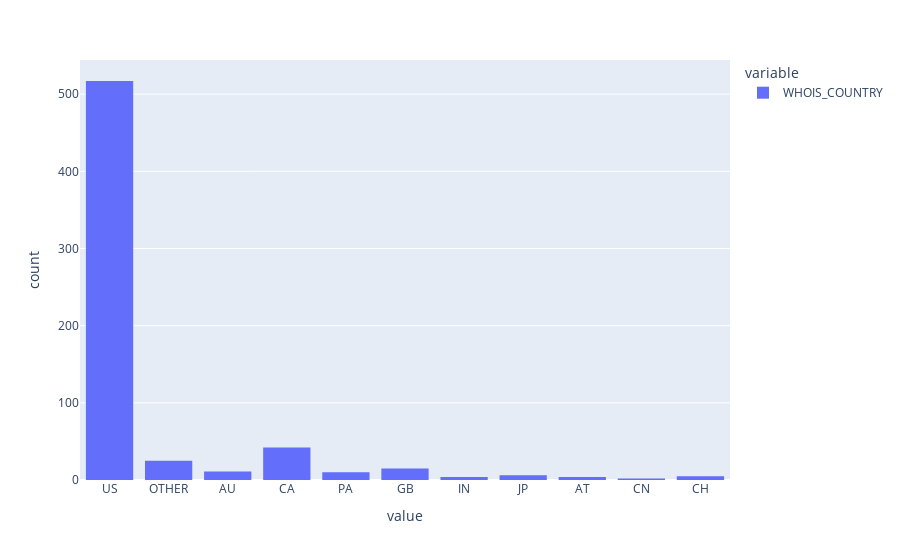

This figure's notebook cell:
### Code cell
websites.WHOIS_COUNTRY.hist()

### Figure 1 — Plotly figure (JSON) as saved in the notebook; plotly's stock layout.template omitted (floating-point values rounded to 4 significant figures; data arrays with more than 128 entries replaced by an {"elided": "..."} marker saying what was removed)
{"data": [{"alignmentgroup": "True", "bingroup": "x", "hovertemplate": "variable=WHOIS_COUNTRY<br>value=%{x}<br>count=%{y}<extra></extra>", "legendgroup": "WHOIS_COUNTRY", "marker": {"color": "#636efa", "pattern": {"shape": ""}}, "name": "WHOIS_COUNTRY", "offsetgroup": "WHOIS_COUNTRY", "orientation": "v", "showlegend": true, "type": "histogram", "x": {"elided": "641 str values"}, "xaxis": "x", "yaxis": "y"}], "layout": {"barmode": "relative", "legend": {"title": {"text": "variable"}, "tracegroupgap": 0}, "margin": {"t": 60}, "xaxis": {"anchor": "y", "domain": [0, 1], "title": {"text": "value"}}, "yaxis": {"anchor": "x", "domain": [0, 1], "title": {"text": "count"}}}}
